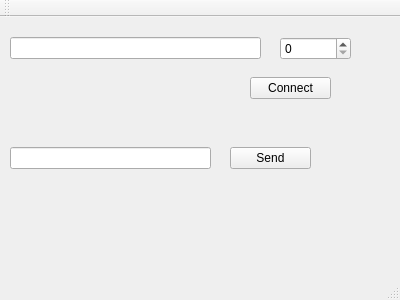
<?xml version="1.0" encoding="UTF-8"?>
<ui version="4.0">
 <class>MainWindow</class>
 <widget class="QMainWindow" name="MainWindow">
  <property name="geometry">
   <rect>
    <x>0</x>
    <y>0</y>
    <width>400</width>
    <height>300</height>
   </rect>
  </property>
  <property name="windowTitle">
   <string>MainWindow</string>
  </property>
  <widget class="QWidget" name="centralWidget">
   <widget class="QLineEdit" name="lineEdit_ipaddress">
    <property name="geometry">
     <rect>
      <x>10</x>
      <y>20</y>
      <width>251</width>
      <height>22</height>
     </rect>
    </property>
   </widget>
   <widget class="QSpinBox" name="spinBox_port">
    <property name="geometry">
     <rect>
      <x>280</x>
      <y>20</y>
      <width>71</width>
      <height>23</height>
     </rect>
    </property>
    <property name="maximum">
     <number>99999</number>
    </property>
   </widget>
   <widget class="QPushButton" name="pushButton_connect">
    <property name="geometry">
     <rect>
      <x>250</x>
      <y>60</y>
      <width>81</width>
      <height>22</height>
     </rect>
    </property>
    <property name="text">
     <string>Connect</string>
    </property>
   </widget>
   <widget class="QLineEdit" name="lineEdit_message">
    <property name="geometry">
     <rect>
      <x>10</x>
      <y>130</y>
      <width>201</width>
      <height>22</height>
     </rect>
    </property>
   </widget>
   <widget class="QPushButton" name="pushButton_send">
    <property name="geometry">
     <rect>
      <x>230</x>
      <y>130</y>
      <width>81</width>
      <height>22</height>
     </rect>
    </property>
    <property name="text">
     <string>Send</string>
    </property>
   </widget>
  </widget>
  <widget class="QMenuBar" name="menuBar">
   <property name="geometry">
    <rect>
     <x>0</x>
     <y>0</y>
     <width>400</width>
     <height>19</height>
    </rect>
   </property>
  </widget>
  <widget class="QToolBar" name="mainToolBar">
   <attribute name="toolBarArea">
    <enum>TopToolBarArea</enum>
   </attribute>
   <attribute name="toolBarBreak">
    <bool>false</bool>
   </attribute>
  </widget>
  <widget class="QStatusBar" name="statusBar"/>
 </widget>
 <layoutdefault spacing="6" margin="11"/>
 <resources/>
 <connections/>
</ui>
